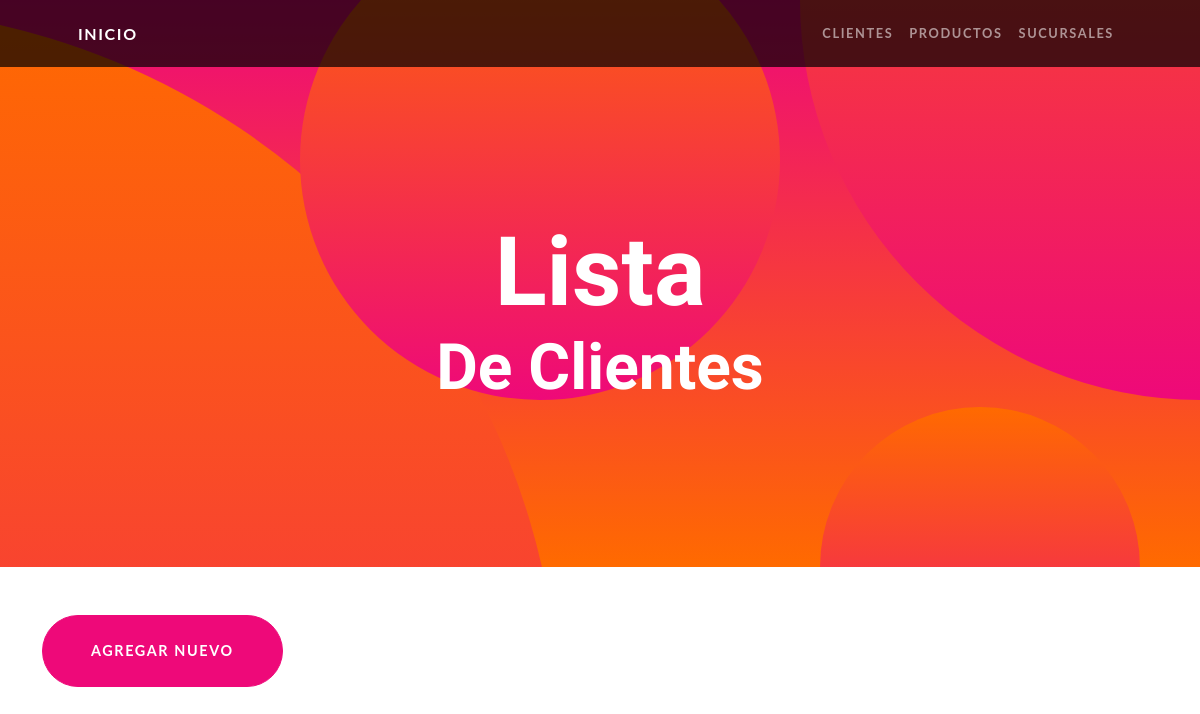
The page /App1/clases/listas/ on the database as committed earlier.
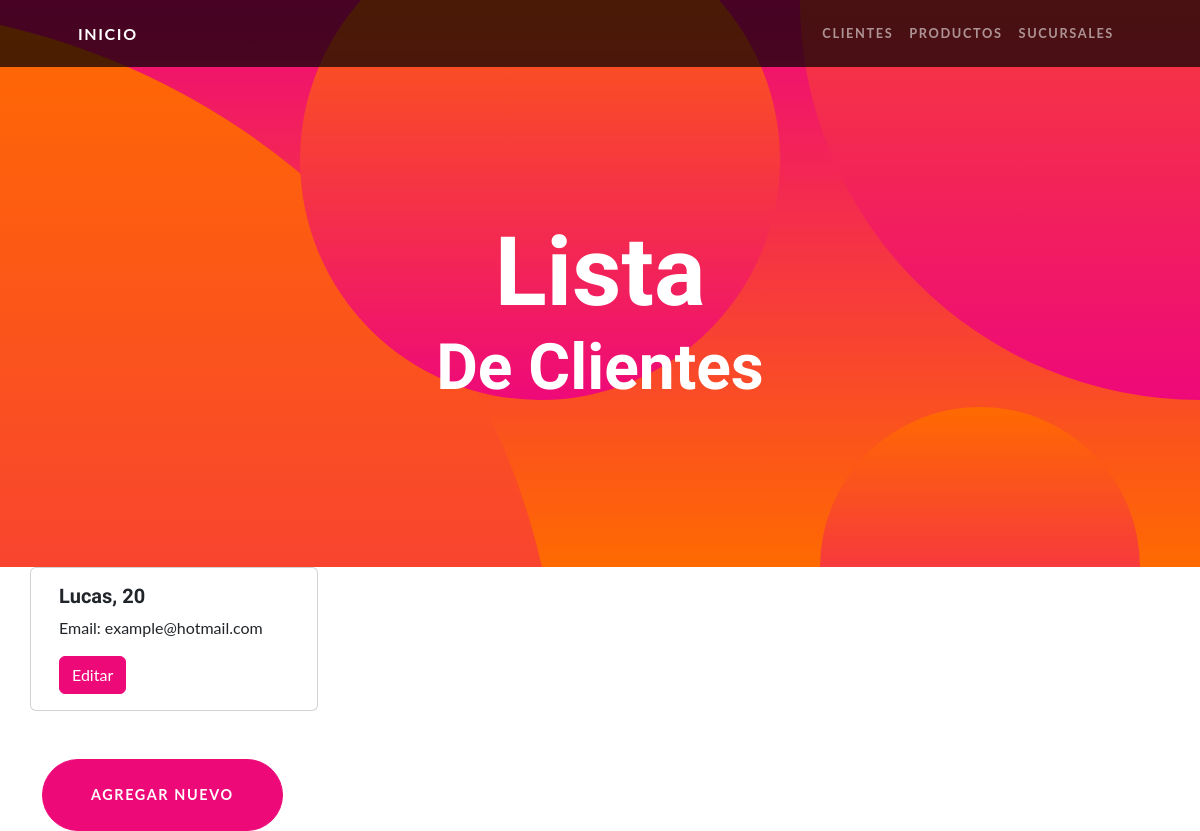
The same page on the database as committed later.
### App1/models.py (models this page shows, shortened)
class Cliente(models.Model):
    nombre = models.CharField(max_length=40)
    email = models.EmailField(max_length=40)
    edad = models.IntegerField()

### App1/views.py (the view)
# urls.py: path('clases/listas/', views.ClienteListView.as_view(), name='List'),
class ClienteListView(ListView):
    model=Cliente
    template_name= "App1/listacli.html"

### App1/templates/App1/listacli.html (shortened to what this page needs)
{% extends 'App1/base.html' %} {% load static %}  {% block main %}
<header class="masthead text-center text-white">
  <div class="masthead-content">
    <div class="container px-5">
      <h1 class="masthead-heading mb-0">Lista</h1>
      <h2 class="masthead-subheading mb-0">De Clientes</h2>
    </div>
  </div>
  <div class="bg-circle-1 bg-circle"></div>
  <div class="bg-circle-2 bg-circle"></div>
  <div class="bg-circle-3 bg-circle"></div>
  <div class="bg-circle-4 bg-circle"></div>
</header>
<div class="container">
    <div class="row">
        {% for cliente in object_list %}
         <div class="card" style="width: 18rem">
            <div class="card-body">
                <h5 class="card-title">{{ cliente.nombre }}, {{cliente.edad}}</h5>
                <p class="card-text">Email: {{ cliente.email }}</p>
                <a href="{% url 'Edit' cliente.id %}" class="btn btn-primary">Editar</a>
            </div>
         </div>
        {% endfor %}
        </div>
</div>
<div class="container">
    <a class="btn btn-primary btn-xl rounded-pill mt-5" href="{% url 'New' %}">Agregar nuevo</a>
</div>
{% endblock main %}

Rows that differ between the two databases and show on the page:
added Cliente: nombre "Lucas", edad "20", email "example@hotmail.com"
